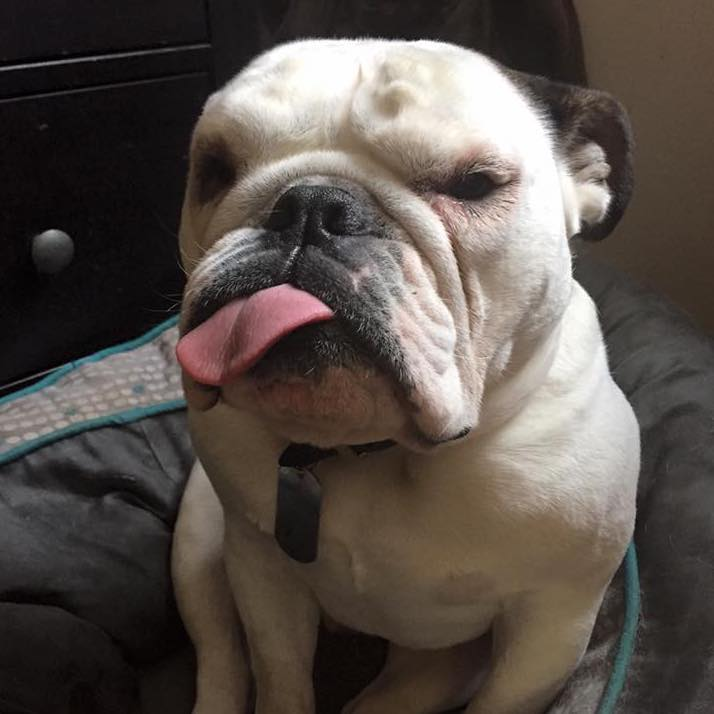
#> input picture DigitalImaging/flubba1.jpg, 714 x 714 px
$ python test_convolution.py
#> lines starting #> are read from the running program, lines starting #| are printed output that depends on the picture
"""
Testing various 2D convolution methods
Important: Remember to use the correct RGB BGR ordering!
"""
# import numpy as np
import cv2 as cv
import matplotlib.pyplot as plt

def main():
    """ main function """
    # read in an image
    img = cv.imread('flubba1.jpg', 0)
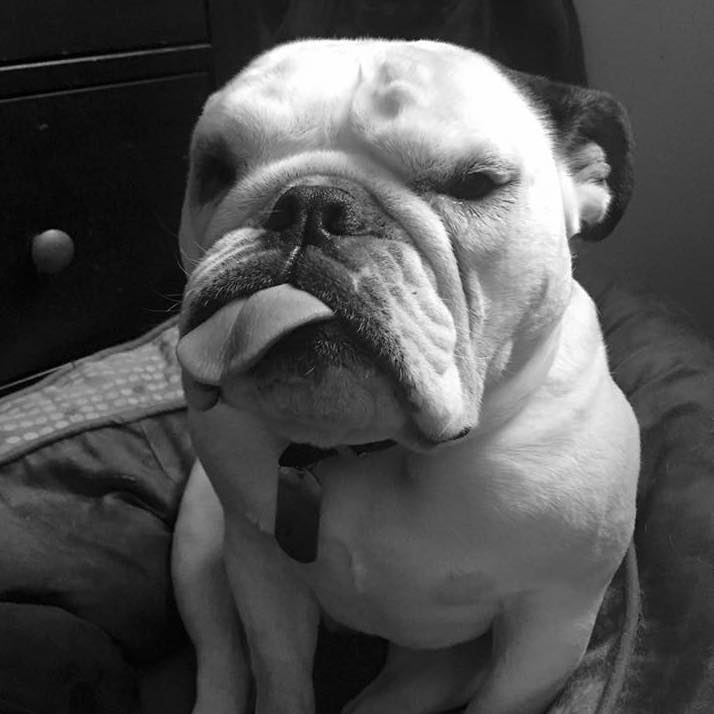
#> img: shape (714, 714); min 0, max 255, mean 82.1
    img_color = cv.imread('flubba1.jpg')
#> img_color is the input picture: shape (714, 714, 3); mean B, G, R 74.5, 80.3, 88.6

    figure = plt.figure(figsize=(10, 10))

    # threshold
    threshold = 25

    # regular blur
    blur1 = cv.blur(img_color, (threshold, threshold))
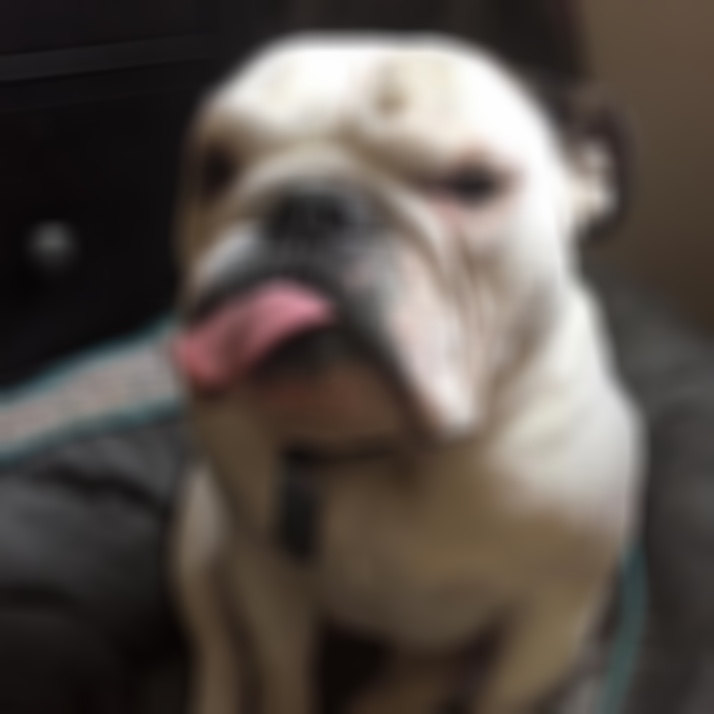
#> blur1: shape (714, 714, 3); mean B, G, R 74.5, 80.3, 88.6

    # bilateral filter
    # bf_threshold = 300
    # blur1 = cv.bilateralFilter( img_color, 9, bf_threshold, bf_threshold)

    # gaussian blur
    blur2 = cv.GaussianBlur(img_color, (threshold, threshold), 0)
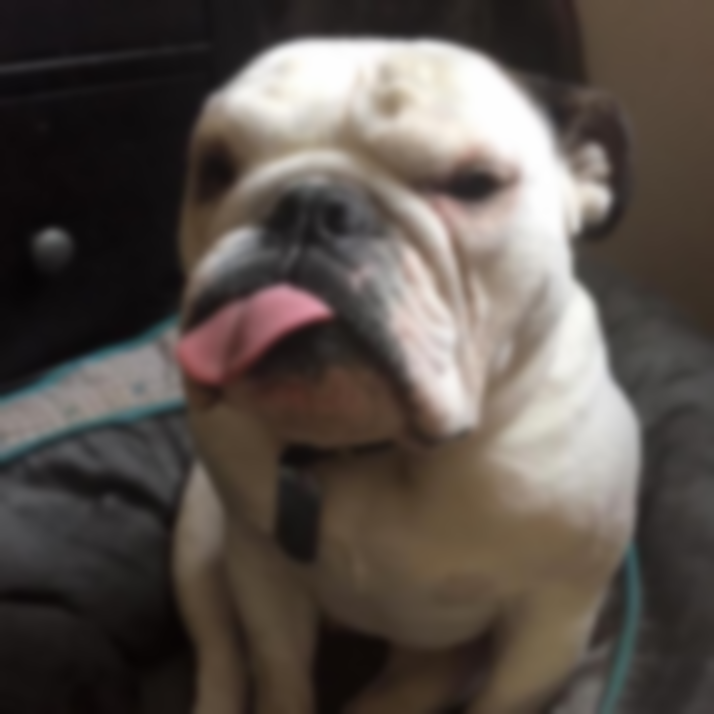
#> blur2: shape (714, 714, 3); mean B, G, R 74.5, 80.3, 88.6

    # median blur
    blur3 = cv.medianBlur( img_color, threshold)
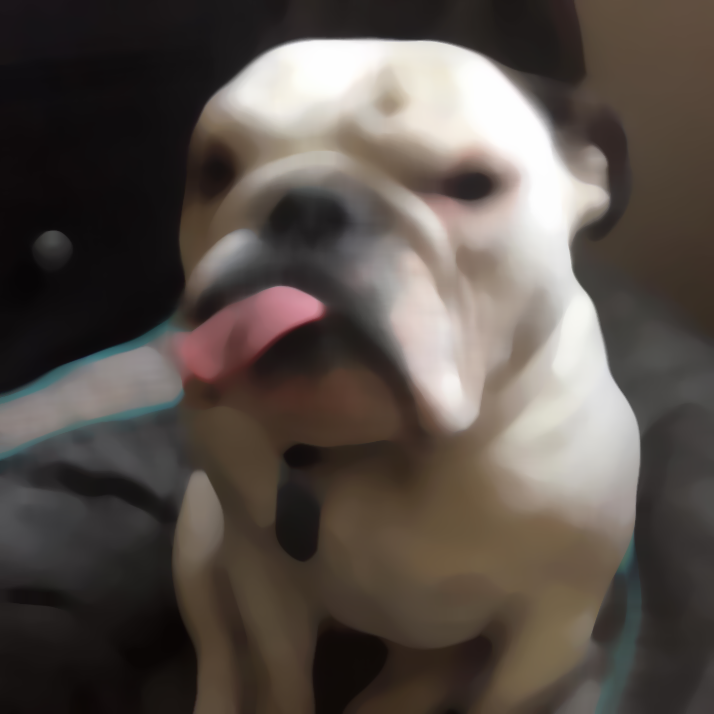
#> blur3: shape (714, 714, 3); mean B, G, R 74.1, 80, 88.4

    titles = ['Original Image', 'Blur',
              'Gaussian Blur (v = %d)' % threshold, 'Median Blur (v = %d)' % threshold,]
    images = [img_color, blur1, blur2, blur3]
    for i in xrange(4):
        plt.subplot(2, 2, i+1),plt.imshow( cv.cvtColor(images[i], cv.COLOR_BGR2RGB ) )
        plt.title(titles[i])
        plt.xticks([]),plt.yticks([])
    # plt.show()

    figure.savefig('flubba.blurs.jpg')
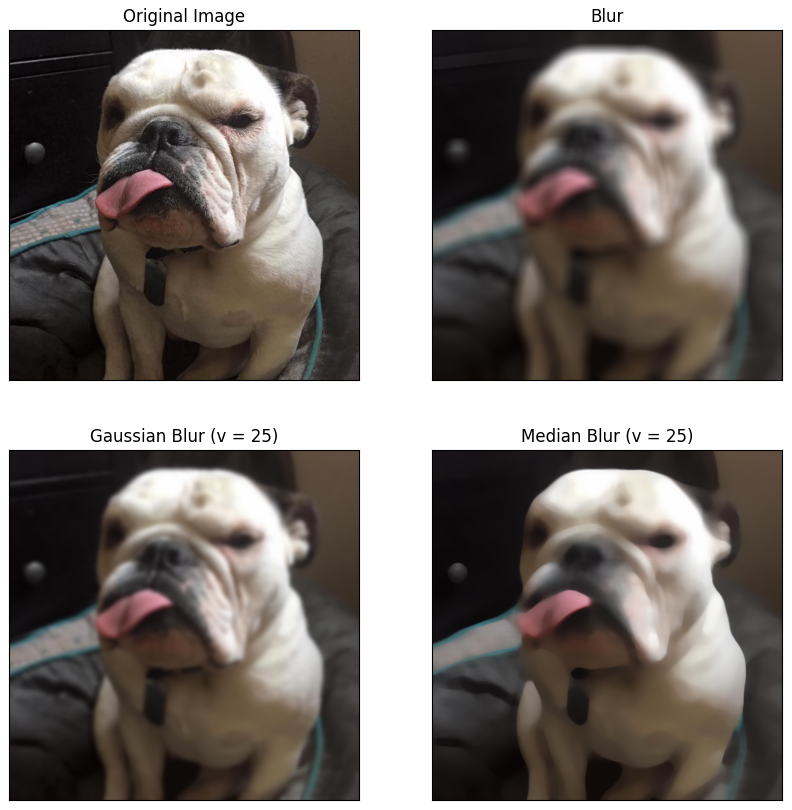
#> figure drawn by matplotlib, 4 panels

main()

$ run again, with DigitalImaging/flubba2.jpg copied over DigitalImaging/flubba1.jpg
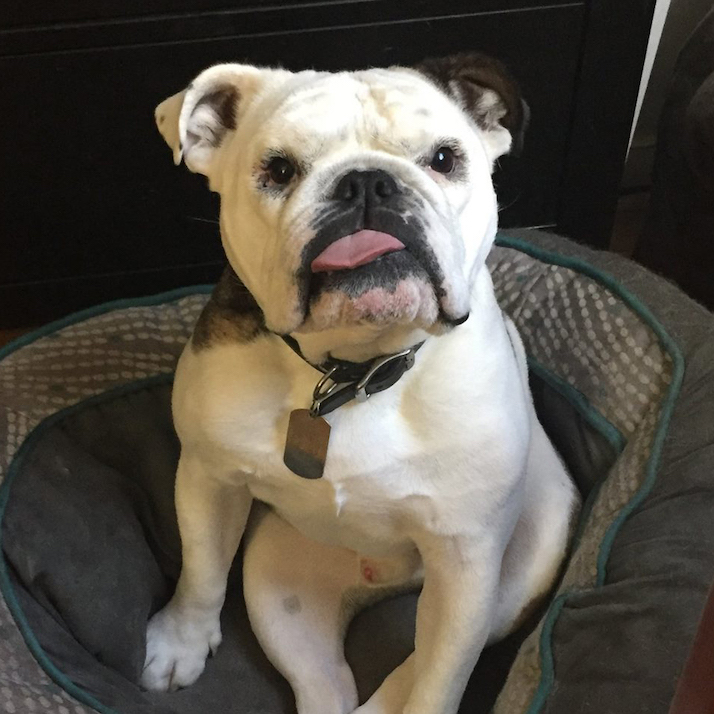
#> input picture DigitalImaging/flubba2.jpg, 714 x 714 px
#> in main, `img = cv.imread('flubba1.jpg', 0)`:
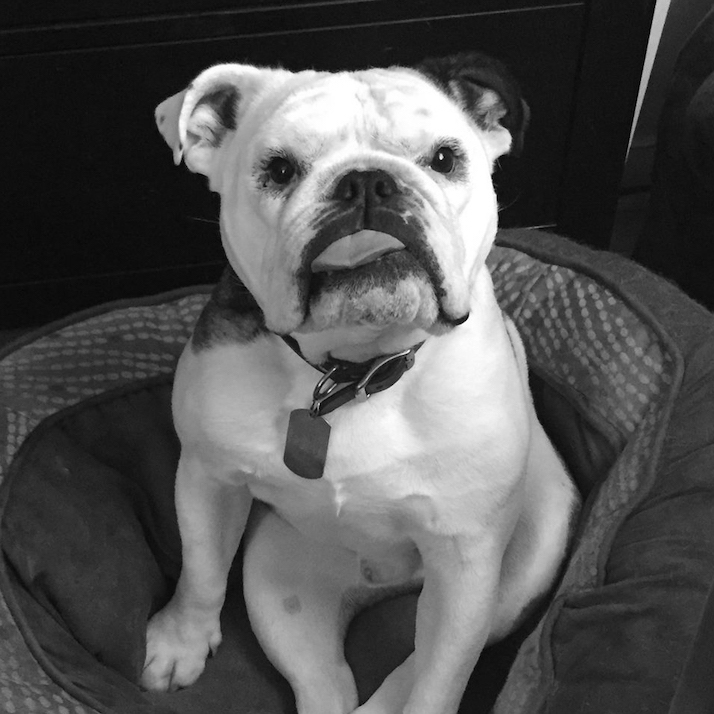
#> img: shape (714, 714); min 0, max 255, mean 83.8
#> in main, img_color is the input picture: shape (714, 714, 3); mean B, G, R 73.9, 83.1, 88.7
#> in main, `figure.savefig('flubba.blurs.jpg')`:
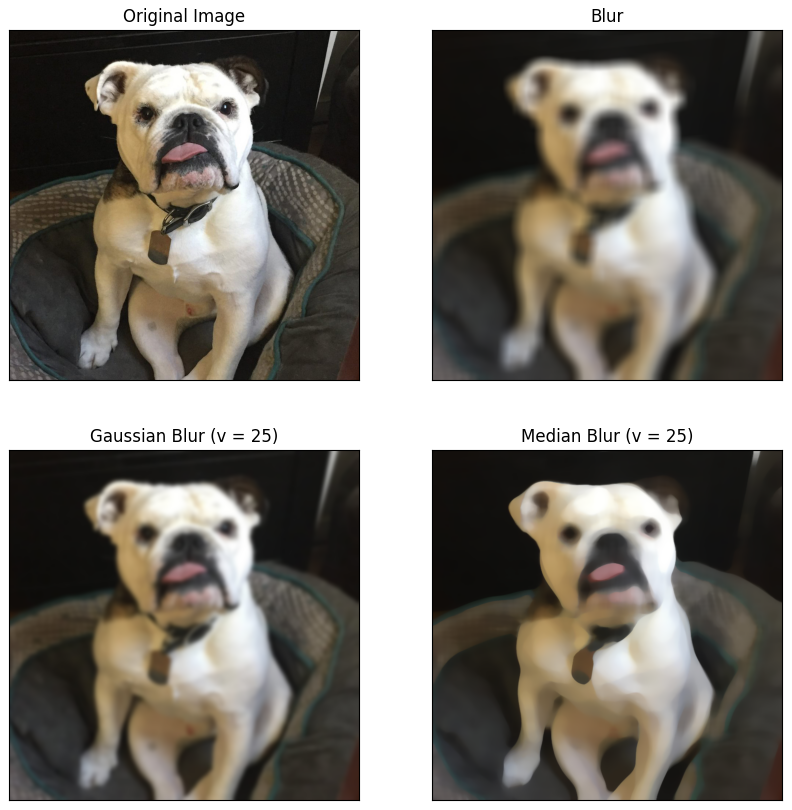
#> figure drawn by matplotlib, 4 panels

$ run again, with DigitalImaging/with_flubba.jpg copied over DigitalImaging/flubba1.jpg
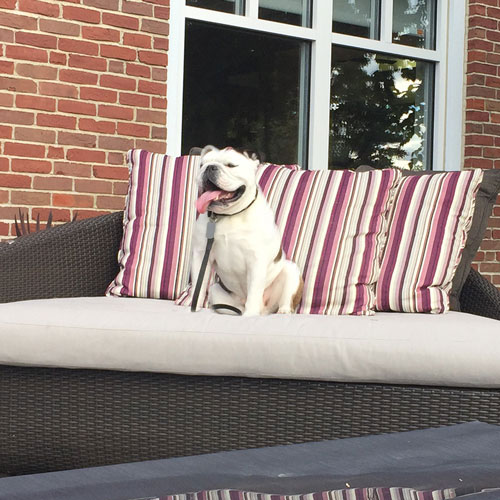
#> input picture DigitalImaging/with_flubba.jpg, 500 x 500 px
#> in main, img_color is the input picture: shape (500, 500, 3); mean B, G, R 122.2, 127.7, 142
#> in main, `blur3 = cv.medianBlur( img_color, threshold)`:
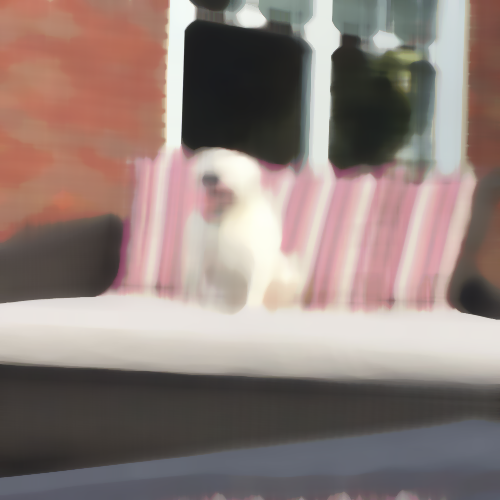
#> blur3: shape (500, 500, 3); mean B, G, R 121.6, 126.8, 143.2
#> in main, `figure.savefig('flubba.blurs.jpg')`:
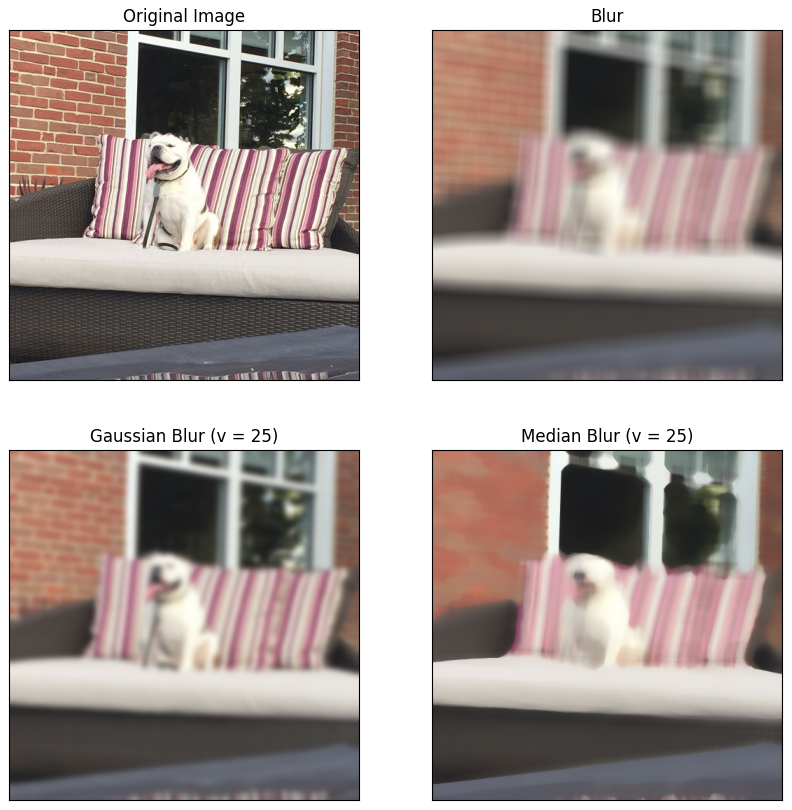
#> figure drawn by matplotlib, 4 panels
